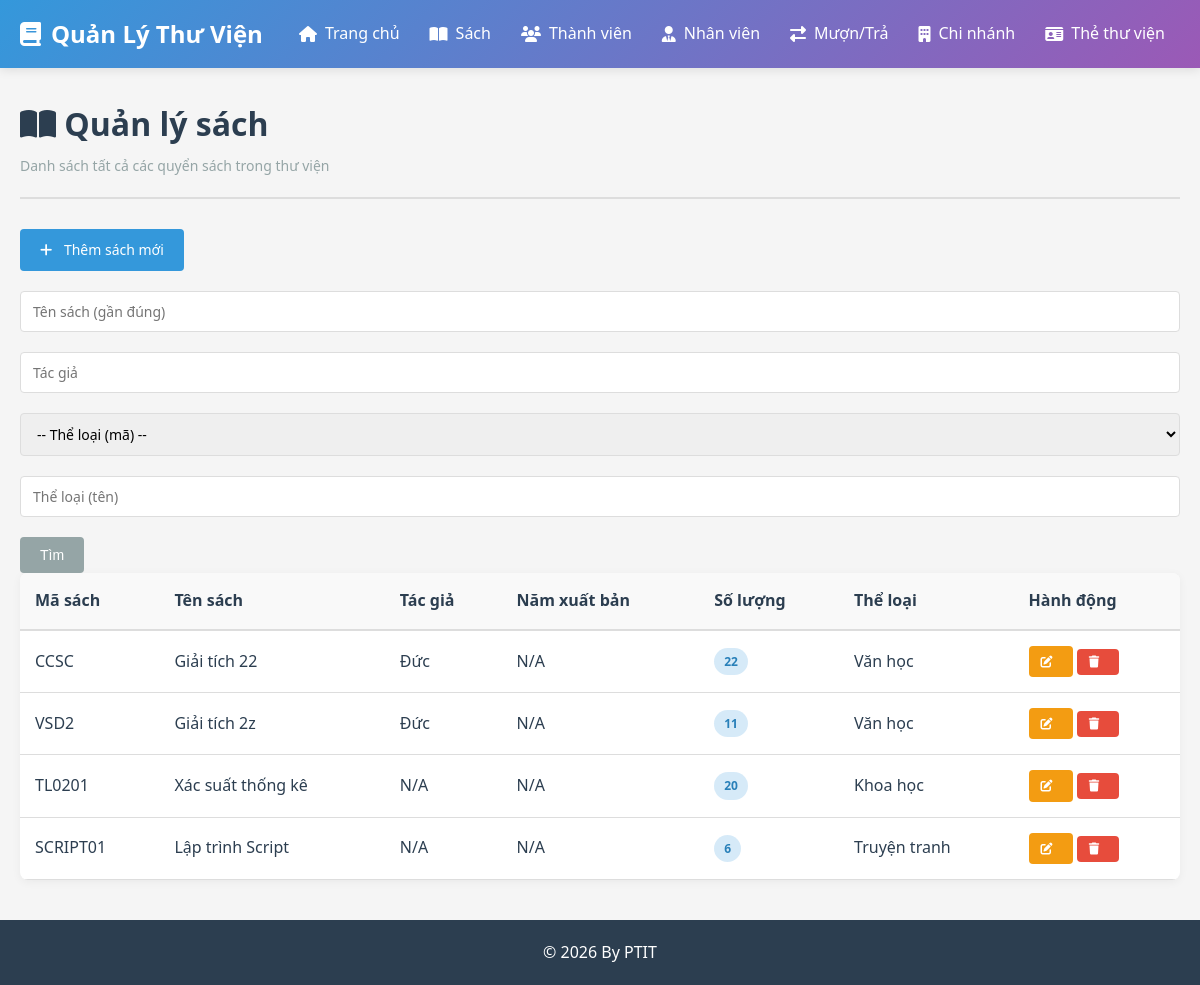
Page /sach on the earlier database version.
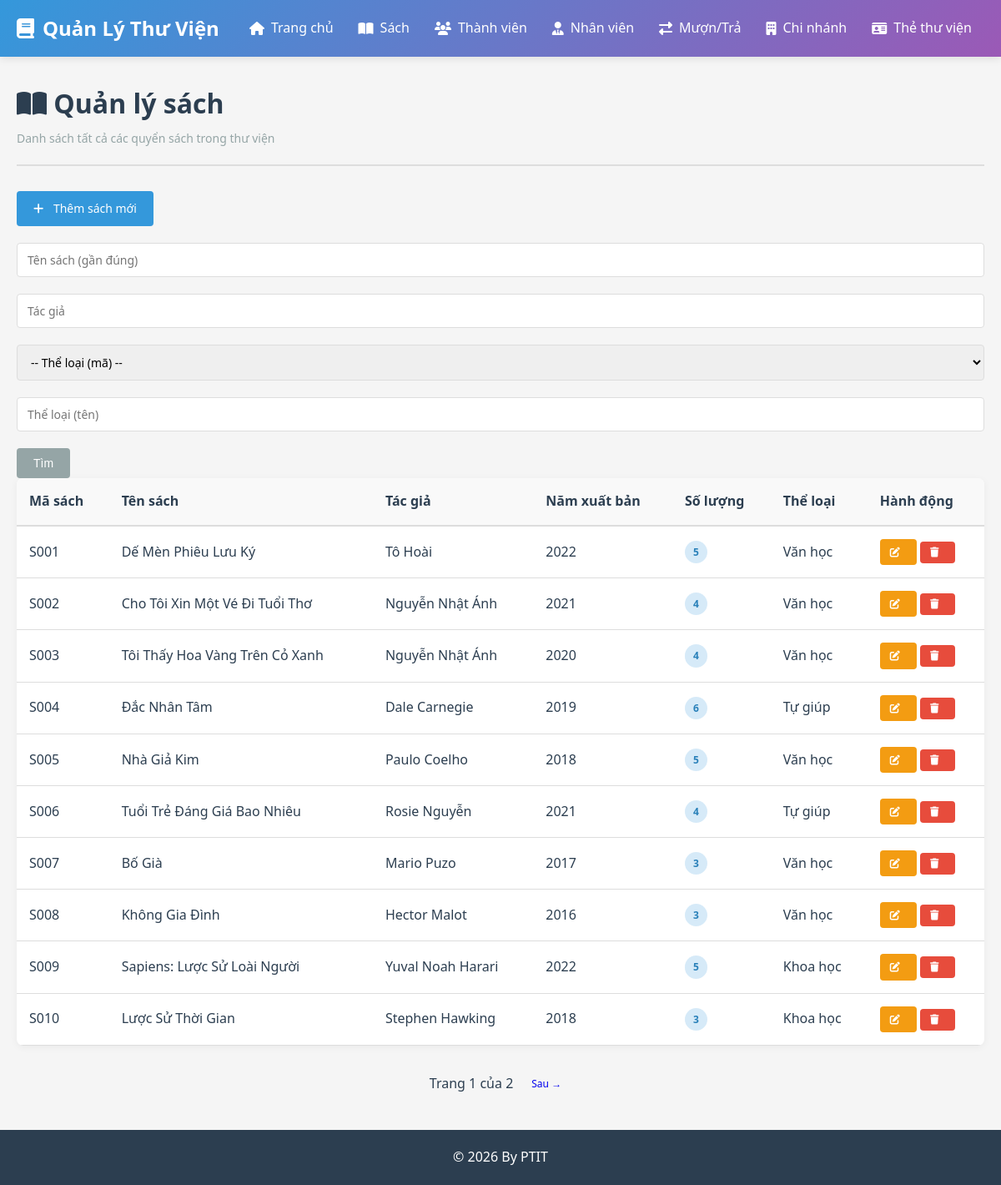
Same page on the later database version.
### app/models/__init__.py (models this page shows, shortened)
class Sach(db.Model):
    __tablename__ = 'sach'
    ma_sach = db.Column(db.String(10), primary_key=True)
    ten_sach = db.Column(db.String(200), nullable=False)
    tac_gia = db.Column(db.String(150))
    nam_xb = db.Column(db.Integer)
    nha_xb = db.Column(db.String(150))
    so_luong = db.Column(db.Integer, default=0)
    ma_tl = db.Column(db.String(10), db.ForeignKey('thai_loai.ma_tl'), nullable=False)
    ma_ncc = db.Column(db.String(10), db.ForeignKey('nha_cung_cap.ma_ncc'))
    ban_sao = db.relationship('BanSao', backref='sach', lazy=True, cascade='all, delete-orphan')

class ThaiLoai(db.Model):
    __tablename__ = 'thai_loai'
    ma_tl = db.Column(db.String(10), primary_key=True)
    ten_tl = db.Column(db.String(100), nullable=False)
    sach = db.relationship('Sach', backref='thai_loai', lazy=True, cascade='all, delete-orphan')

### app/routes/__init__.py (the view)
@bp.route('/sach')
def danh_sach_sach():
    page = request.args.get('page', 1, type=int)
    q = request.args.get('q', '').strip()            # tìm theo tên sách (gần đúng)
    tac_gia = request.args.get('tac_gia', '').strip()
    ma_tl = request.args.get('ma_tl', '').strip()
    ten_tl = request.args.get('ten_tl', '').strip()
    query = db.select(Sach)
    if ma_tl:
        query = query.where(Sach.ma_tl == ma_tl)
    if ten_tl:
        query = query.join(ThaiLoai).where(ThaiLoai.ten_tl.ilike(f"%{ten_tl}%"))
    if tac_gia:
        query = query.where(Sach.tac_gia.ilike(f"%{tac_gia}%"))
    if q:
        query = query.where(Sach.ten_sach.ilike(f"%{q}%"))
    sach = db.paginate(query, page=page, per_page=10)
    the_loai = db.session.query(ThaiLoai).all()
    filters = {'q': q, 'tac_gia': tac_gia, 'ma_tl': ma_tl, 'ten_tl': ten_tl}
    return render_template('sach/danh_sach.html', sach=sach, the_loai=the_loai, filters=filters)

### app/templates/sach/danh_sach.html (shortened to what this page needs)
{% extends "base.html" %}
{% block content %}
<div class="page-header">
    <h1><i class="fas fa-book-open"></i> Quản lý sách</h1>
    <p>Danh sách tất cả các quyển sách trong thư viện</p>
</div>
<div class="toolbar">
    <a href="{{ url_for('main.them_sach') }}" class="btn btn-primary">
        <i class="fas fa-plus"></i> Thêm sách mới
    </a>
</div>
<form method="get" class="form-inline mb-3">
    <div class="form-group mr-2">
        <input type="text" name="q" class="form-control" placeholder="Tên sách (gần đúng)" value="{{ filters.q if filters else '' }}">
    </div>
    <div class="form-group mr-2">
        <input type="text" name="tac_gia" class="form-control" placeholder="Tác giả" value="{{ filters.tac_gia if filters else '' }}">
    </div>
    <div class="form-group mr-2">
        <select name="ma_tl" class="form-control">
            <option value="">-- Thể loại (mã) --</option>
        </select>
    </div>
    <div class="form-group mr-2">
        <input type="text" name="ten_tl" class="form-control" placeholder="Thể loại (tên)" value="{{ filters.ten_tl if filters else '' }}">
    </div>
    <button type="submit" class="btn btn-secondary">Tìm</button>
</form>
<div class="table-responsive">
    <table class="table">
        <thead>
            <tr>
                <th>Mã sách</th>
                <th>Tên sách</th>
                <th>Tác giả</th>
                <th>Năm xuất bản</th>
                <th>Số lượng</th>
                <th>Thể loại</th>
                <th>Hành động</th>
            </tr>
        </thead>
        <tbody>
            {% for s in sach.items %}
            <tr>
                <td>{{ s.ma_sach }}</td>
                <td>{{ s.ten_sach }}</td>
                <td>{{ s.tac_gia or 'N/A' }}</td>
                <td>{{ s.nam_xb or 'N/A' }}</td>
                <td><span class="badge badge-info">{{ s.so_luong }}</span></td>
                <td>{{ s.thai_loai.ten_tl if s.thai_loai else 'N/A' }}</td>
                <td>
                    <a href="{{ url_for('main.sua_sach', ma_sach=s.ma_sach) }}" class="btn btn-sm btn-warning">
                        <i class="fas fa-edit"></i>
                    </a>
                    <form method="POST" action="{{ url_for('main.xoa_sach', ma_sach=s.ma_sach) }}" style="display:inline;">
                        <button type="submit" class="btn btn-sm btn-danger" onclick="return confirm('Bạn chắc chắn muốn xóa?')">
                            <i class="fas fa-trash"></i>
                        </button>
                    </form>
                </td>
            </tr>
            {% else %}
            <tr>
                <td colspan="7" class="text-center">Không có sách nào</td>
            </tr>
            {% endfor %}
        </tbody>
    </table>
</div>
{% if sach.pages > 1 %}
<div class="pagination">
    <span>Trang {{ sach.page }} của {{ sach.pages }}</span>
    {% if sach.has_next %}
        <a href="{{ url_for('main.danh_sach_sach', page=sach.next_num) }}" class="btn btn-sm">Sau →</a>
    {% endif %}
</div>
{% endif %}
{% endblock %}

### app/templates/base.html (shortened to what this page needs)
<!DOCTYPE html>
<html lang="vi">
<head>
    <link rel="stylesheet" href="{{ url_for('static', filename='css/style.css') }}">
    <link href="https://cdnjs.cloudflare.com/ajax/libs/font-awesome/6.4.0/css/all.min.css" rel="stylesheet">
</head>
<body>
    <nav class="navbar">
        <div class="navbar-container">
            <div class="navbar-brand">
                <i class="fas fa-book"></i>
                <span>Quản Lý Thư Viện</span>
            </div>
            <ul class="navbar-menu">
                <li><a href="{{ url_for('main.index') }}"><i class="fas fa-home"></i> Trang chủ</a></li>
                <li><a href="{{ url_for('main.danh_sach_sach') }}"><i class="fas fa-book-open"></i> Sách</a></li>
                <li><a href="{{ url_for('main.danh_sach_thanh_vien') }}"><i class="fas fa-users"></i> Thành viên</a></li>
                <li><a href="{{ url_for('main.danh_sach_nhan_vien') }}"><i class="fas fa-user-tie"></i> Nhân viên</a></li>
                <li><a href="{{ url_for('main.danh_sach_don_muon') }}"><i class="fas fa-exchange-alt"></i> Mượn/Trả</a></li>
                <li><a href="{{ url_for('main.danh_sach_chi_nhanh') }}"><i class="fas fa-building"></i> Chi nhánh</a></li>
                <li><a href="{{ url_for('main.danh_sach_the_thu_vien') }}"><i class="fas fa-id-card"></i> Thẻ thư viện</a></li>
            </ul>
        </div>
    </nav>
    <div class="container">
        {% block content %}{% endblock %}
    </div>
    <footer class="footer">
        <p>&copy; 2026 By PTIT </p>
    </footer>
</body>
</html>

### app/static/css/style.css (style rules this page uses)
:root { --primary: #3498db; --success: #2ecc71; --danger: #e74c3c; --warning: #f39c12; --info: #9b59b6; --light: #ecf0f1; --dark: #2c3e50; --gray: #95a5a6; --border: #ddd; }
* { margin: 0; padding: 0; box-sizing: border-box; }
body { font-family: 'Segoe UI', Tahoma, Geneva, Verdana, sans-serif; background-color: #f5f5f5; color: var(--dark); line-height: 1.6; }
.navbar { background: linear-gradient(135deg, var(--primary), var(--info)); color: white; padding: 0; box-shadow: 0 2px 10px rgba(0,0,0,0.1); position: sticky; top: 0; z-index: 1000; }
.navbar-container { max-width: 1400px; margin: 0 auto; display: flex; justify-content: space-between; align-items: center; padding: 0 20px; }
.navbar-brand { font-size: 24px; font-weight: bold; display: flex; align-items: center; gap: 10px; padding: 15px 0; }
.navbar-menu { list-style: none; display: flex; gap: 0; flex-wrap: wrap; }
.navbar-menu li a { color: white; text-decoration: none; padding: 15px 15px; display: flex; align-items: center; gap: 8px; transition: background 0.3s; }
.container { max-width: 1400px; margin: 30px auto; padding: 0 20px; min-height: calc(100vh - 200px); }
.page-header { margin-bottom: 30px; padding-bottom: 20px; border-bottom: 2px solid var(--border); }
.page-header h1 { font-size: 32px; margin-bottom: 5px; color: var(--dark); }
.page-header p { color: var(--gray); font-size: 14px; }
.btn { display: inline-block; padding: 10px 20px; border: none; border-radius: 4px; cursor: pointer; text-decoration: none; font-size: 14px; transition: all 0.3s; font-weight: 500; text-align: center; }
.btn i { margin-right: 8px; }
.btn-primary { background: var(--primary); color: white; }
.btn-danger { background: var(--danger); color: white; }
.btn-warning { background: var(--warning); color: white; }
.btn-secondary { background: var(--gray); color: white; }
.btn-sm { padding: 6px 12px; font-size: 12px; }
.form-group { margin-bottom: 20px; }
.form-group input, .form-group select, .form-group textarea { width: 100%; padding: 10px 12px; border: 1px solid var(--border); border-radius: 4px; font-size: 14px; font-family: inherit; transition: border-color 0.3s; }
.table-responsive { overflow-x: auto; background: white; border-radius: 8px; box-shadow: 0 2px 10px rgba(0,0,0,0.05); margin-bottom: 20px; }
.table { width: 100%; border-collapse: collapse; margin: 0; }
.table thead { background: #f9f9f9; border-bottom: 2px solid var(--border); }
.table th { padding: 15px; text-align: left; font-weight: 600; color: var(--dark); }
.table td { padding: 15px; border-bottom: 1px solid var(--border); }
.badge { display: inline-block; padding: 4px 10px; border-radius: 20px; font-size: 12px; font-weight: 600; }
.badge-info { background: rgba(52, 152, 219, 0.2); color: #2980b9; }
.toolbar { margin-bottom: 20px; display: flex; gap: 10px; }
.pagination { display: flex; justify-content: center; align-items: center; gap: 10px; margin-top: 30px; }
.footer { background: var(--dark); color: white; text-align: center; padding: 20px; margin-top: 40px; }

Differences in the rows shown:
removed Sach: ma_sach "CCSC", ten_sach "Giải tích 22", tac_gia "Đức", nam_xb "N/A", so_luong "22", thai_loai "Văn học"
removed Sach: ma_sach "VSD2", ten_sach "Giải tích 2z", tac_gia "Đức", nam_xb "N/A", so_luong "11", thai_loai "Văn học"
removed Sach: ma_sach "TL0201", ten_sach "Xác suất thống kê", tac_gia "N/A", nam_xb "N/A", so_luong "20", thai_loai "Khoa học"
removed Sach: ma_sach "SCRIPT01", ten_sach "Lập trình Script", tac_gia "N/A", nam_xb "N/A", so_luong "6", thai_loai "Truyện tranh"
added Sach: ma_sach "S001", ten_sach "Dế Mèn Phiêu Lưu Ký", tac_gia "Tô Hoài", nam_xb "2022", so_luong "5", thai_loai "Văn học"
added Sach: ma_sach "S002", ten_sach "Cho Tôi Xin Một Vé Đi Tuổi Thơ", tac_gia "Nguyễn Nhật Ánh", nam_xb "2021", so_luong "4", thai_loai "Văn học"
added Sach: ma_sach "S003", ten_sach "Tôi Thấy Hoa Vàng Trên Cỏ Xanh", tac_gia "Nguyễn Nhật Ánh", nam_xb "2020", so_luong "4", thai_loai "Văn học"
added Sach: ma_sach "S004", ten_sach "Đắc Nhân Tâm", tac_gia "Dale Carnegie", nam_xb "2019", so_luong "6", thai_loai "Tự giúp"
added Sach: ma_sach "S005", ten_sach "Nhà Giả Kim", tac_gia "Paulo Coelho", nam_xb "2018", so_luong "5", thai_loai "Văn học"
added Sach: ma_sach "S006", ten_sach "Tuổi Trẻ Đáng Giá Bao Nhiêu", tac_gia "Rosie Nguyễn", nam_xb "2021", so_luong "4", thai_loai "Tự giúp"
added Sach: ma_sach "S007", ten_sach "Bố Già", tac_gia "Mario Puzo", nam_xb "2017", so_luong "3", thai_loai "Văn học"
added Sach: ma_sach "S008", ten_sach "Không Gia Đình", tac_gia "Hector Malot", nam_xb "2016", so_luong "3", thai_loai "Văn học"
added Sach: ma_sach "S009", ten_sach "Sapiens: Lược Sử Loài Người", tac_gia "Yuval Noah Harari", nam_xb "2022", so_luong "5", thai_loai "Khoa học"
added Sach: ma_sach "S010", ten_sach "Lược Sử Thời Gian", tac_gia "Stephen Hawking", nam_xb "2018", so_luong "3", thai_loai "Khoa học"
Other differences:
{{ sach.page }}: (not shown) → "1"
{{ sach.pages }}: (not shown) → "2"
text now shown: "Trang của Sau →"
